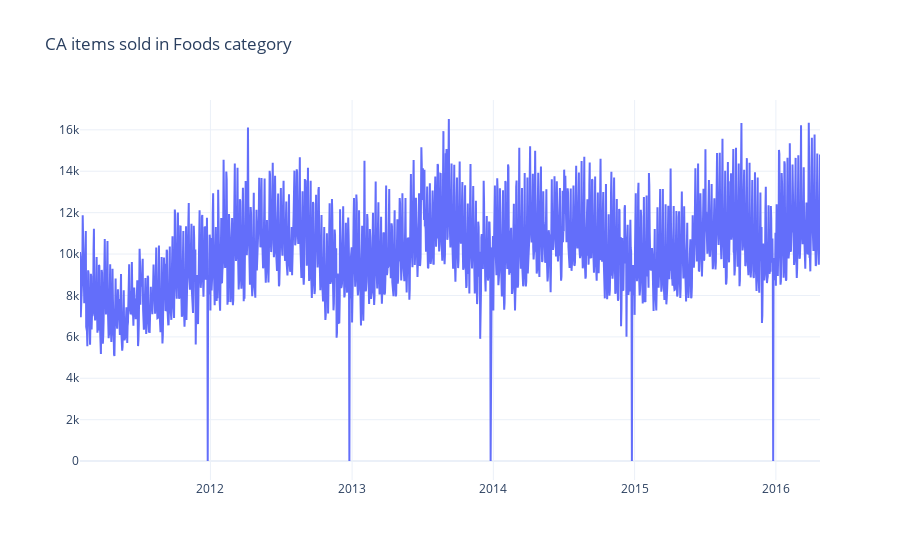

Source (notebook cell):
### Code cell
plotly_df(data.set_index('ds'), title = 'CA items sold in Foods category')

### Figure 1 — Plotly figure (JSON) as saved in the notebook; plotly's stock layout.template omitted (floating-point values rounded to 4 significant figures; data arrays with more than 128 entries replaced by an {"elided": "..."} marker saying what was removed)
{"data": [{"mode": "lines", "name": "y", "type": "scatter", "x": {"elided": "1913 str values"}, "y": {"elided": "1913 int values"}}], "layout": {"title": {"text": "CA items sold in Foods category"}}}
